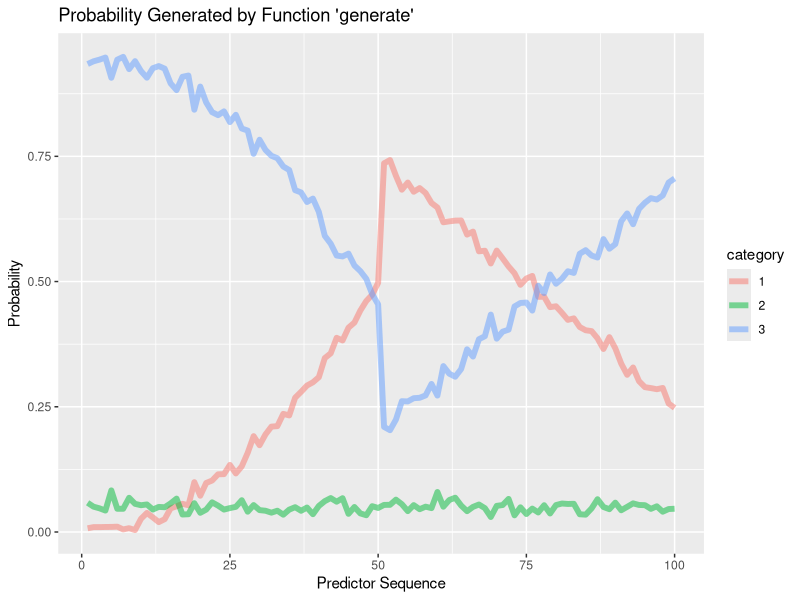
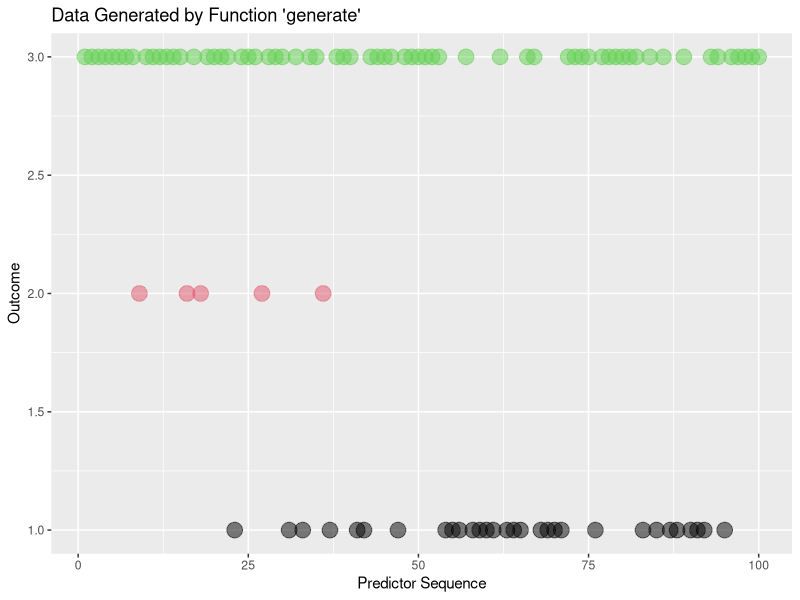
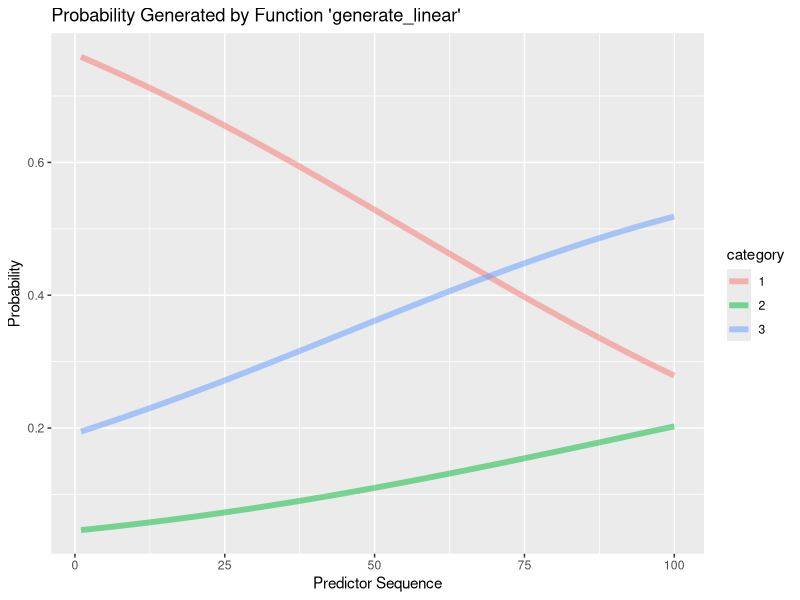
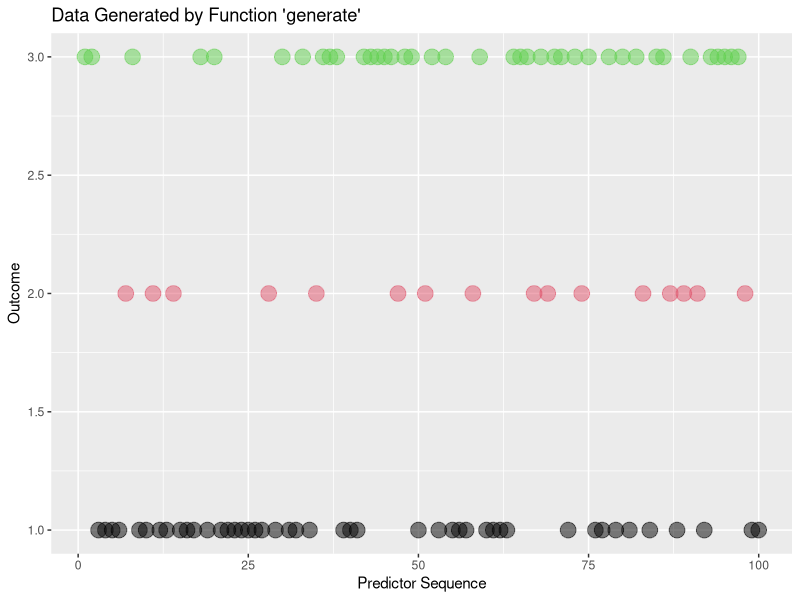

Reproduce these figures in R, in order. (Note: this script raises an error after producing the figures.)
###### simulation studies ######


################################################################
######### function for generating simulation data ##############
################################################################


############# nonlinear data ####################

generate_multinom = function(n){
  # generate 3 by n category multinomial data
  # 3 is the num of categories
  # n is num of ovservations
  
  # generate prob for category1
  x1 = seq(1,n/2,1)
  tmp1 = 0.0002*x1^2
  prob1_1 = abs(tmp1 + rnorm(n/2,0,0.01))
  x2 = seq((n/2+1),n,1)
  tmp2 = 1.25-0.01*x2
  prob1_2 = abs(tmp2+rnorm(n/2,0,0.01))
  prob1 =cbind(t(as.matrix(prob1_1)),t(as.matrix(prob1_2)))
  
  # genrate prob for category2
  x = seq(1,n,1)
  tmp3 = rep(0.05,n)
  prob2 = t(as.matrix(tmp3 + rnorm(n,0,0.01)))
  
  P = matrix(NA,3,n)
  y = matrix(NA,3,n)
  
  for(i in 1:n){
    P[1,i] = prob1[1,i]
    P[2,i] = prob2[1,i]
    P[3,i] = 1-P[1,i] - P[2,i]
    y[,i] = rmultinom(n=1,size=1,prob=P[,i])
  } 
  
  # return the probability matrix and the data
  return(list(P,y))
}

########### show the data pattern by plot ################3
n = 100
test_all = generate_multinom(n)

### probability 
test_p = test_all[[1]]
test_ct1_p = cbind(seq(1,n,1),rep(1,n),test_p[1,])
test_ct2_p = cbind(seq(1,n,1),rep(2,n),test_p[2,])
test_ct3_p = cbind(seq(1,n,1),rep(3,n),test_p[3,])
test_p = rbind(test_ct1_p,test_ct2_p,test_ct3_p)
test_p = as.data.frame(test_p)
names(test_p) = c('x','category','probability')
test_p$category = as.factor(test_p$category)
# str(test_p)

library(ggplot2)
plt_p = ggplot(data=test_p,aes(x=x,y=probability))
plt_p = plt_p+geom_line(aes(color=category),alpha=1/2,size=2)
plt_p = plt_p+labs(title="Probability Generated by Function 'generate'")
plt_p = plt_p+labs(x='Predictor Sequence')+labs(y='Probability')
plt_p

### form data for scatterplot ###
test_dat = test_all[[2]]
response = rep(0,100)
for(i in 1:100){
  for(j in 1:3){
    if(test_dat[j,i]==1){
      response[i] = j
    }
  }
}
predictor = seq(1,100)
test_dat_nonlinear=cbind(predictor,response)
test_dat_nonlinear=as.data.frame(test_dat_nonlinear)

# str(test_dat_nonlinear)

plt_dat = ggplot(data=test_dat_nonlinear,aes(x=predictor,y=response))
plt_dat = plt_dat+geom_point(color=response,alpha=1/2,size=5)
plt_dat = plt_dat+labs(title="Data Generated by Function 'generate'")
plt_dat = plt_dat+labs(x='Predictor Sequence')+labs(y='Outcome')
plt_dat

########## linear data ##############################

generate_multinom_linear= function(n){
  beta = rbind(c(1.38,-0.02),c(-1.44,0.005),c(0,0))
  x = rbind(rep(1,n),seq(1,n,1))
  o = exp(beta%*%x)
  p = matrix(NA,3,100)
  y = matrix(NA,3,100)
  for(i in 1:100){
    p[1,i] = o[1,i]/sum(o[,i])
    p[2,i] = o[2,i]/sum(o[,i])
    p[3,i] = 1-p[1,i] - p[2,i]
    y[,i] = rmultinom(1,1,p[,i])
  }
  return(list(p,y))
}

########### show the data pattern by plot #############
n = 100
test_all_l = generate_multinom_linear(n)

### probability 
test_p_l = test_all_l[[1]]
test_ct1_p_l = cbind(seq(1,n,1),rep(1,n),test_p_l[1,])
test_ct2_p_l = cbind(seq(1,n,1),rep(2,n),test_p_l[2,])
test_ct3_p_l = cbind(seq(1,n,1),rep(3,n),test_p_l[3,])
test_p_l = rbind(test_ct1_p_l,test_ct2_p_l,test_ct3_p_l)
test_p_l = as.data.frame(test_p_l)
names(test_p_l) = c('x','category','probability')
test_p_l$category = as.factor(test_p_l$category)
str(test_p_l)

library(ggplot2)
plt_p_l = ggplot(data=test_p_l,aes(x=x,y=probability))
plt_p_l = plt_p_l+geom_line(aes(color=category),alpha=1/2,size=2)
plt_p_l = plt_p_l+labs(title="Probability Generated by Function 'generate_linear'")
plt_p_l = plt_p_l+labs(x='Predictor Sequence')+labs(y='Probability')
plt_p_l

### scatter plot for linear data ###
test_dat = test_all_l[[2]]
response = rep(0,n)
for(i in 1:n){
  for(j in 1:3){
    if(test_dat[j,i]==1){
      response[i] = j
    }
  }
}
predictor = seq(1,100)
test_dat_linear=cbind(predictor,response)
test_dat_linear=as.data.frame(test_dat_linear)

plt_dat = ggplot(data=test_dat_linear,aes(x=predictor,y=response))
plt_dat = plt_dat+geom_point(color=response,alpha=1/2,size=5)
plt_dat = plt_dat+labs(title="Data Generated by Function 'generate'")
plt_dat = plt_dat+labs(x='Predictor Sequence')+labs(y='Outcome')
plt_dat

#############################################################
############# function for getting error ####################
#############################################################

get_error = function(y1,y2){
  # y1 and y2 needs to have same dimension
  error = 0
  n1 = dim(y1)[1]
  n2 = dim(y1)[2]
  
  for(i in 1:n1){
    for(j in 1:n2){
      error = error + abs(y1[i,j] - y2[i,j])
    }
  }

  return(error/(n1*n2))
}

###############################################################
############# function for simiulation ########################
###############################################################

########### Nonlinear data ##################

#### nonparametric ####
sim_nonparametric_multinom = function(N,M,K,reps=1e2){
  Err = rep(0,reps)
  for(r in 1:reps){
    f = generate_multinom(N)
    P = f[[1]] 
    Y = f[[2]]
    out = manysteps_multinom(y=Y,m=M,k=K,R=1e3,ct=3)
    if(length(out) == 1){
      Err[r] = 0
    }
    else{
      Err[r] = get_error(out[[2]],P)
    }
  }
  
  c = 0
  for(r in 1:reps){
    if(Err[r] == 0){
      c = c+1
    }
  }
  return(sum(Err)/(reps-c))
}


#### multilogit model ####
sim_multilogit = function(n,reps=1e3){
  Err = rep(0,reps)
  c = 0
  for(r in 1:reps){
    o = generate_multinom(n)
    p = o[[1]]
    y = o[[2]]
    
    # prepare data
    response = rep(0,n)
    for(i in 1:n){
      for(j in 1:3){
        if(y[j,i] == 1)
          response[i]=j
      }
    }
    
    # data
    response = as.factor(response)
    x1 = seq(1,n,1)
    
    # train model
    library(nnet)
    mod = multinom(response~x1)
    
    # est p
    prob = predict(mod,newdata=x1,'probs')
    est.prob = rbind(prob[,1],prob[,2],prob[,3])  
    Err[r] = get_error(y1=p,y2=est.prob)    
    }
    
    return(sum(Err)/(reps-c))
}



sim_multilogit_square = function(n,reps=1e3){
  Err = rep(0,reps)
  c = 0
  for(r in 1:reps){
    o = generate_multinom(n)
    p = o[[1]]
    y = o[[2]]
    
    # prepare data
    response = rep(0,n)
    for(i in 1:n){
      c = 0
      for(j in 1:3){
        if(y[j,i] == 1)
          c = j
      }
      response[i] = c
    }
    
    # data
    response = as.factor(response)
    x1 = seq(1,n,1)
    x0 = rep(1,n)
    x2 = x1^2
    x = cbind(x1,x2)
    # train model
    library(nnet)
    mod = multinom(response~x1+x2)
    
    
    # est p
    prob = predict(mod,newdata=x,'probs')
    est.prob = rbind(prob[,1],prob[,2],prob[,3])  
    Err[r] = get_error(y1=p,y2=est.prob) 
  }
  
  return(sum(Err)/(reps-c))
}


#### simulate and comparison ####

### simulate multi logit ##
sim_multilogit(n=100,reps=1e2)
sim_multilogit_square(n=100,reps=1e2)

### simulate nonparametric and compare with multi logit ###
## compare different k
# for m = 3
sim_nonparametric_multinom(N=100,M=3,K=13,reps=1e2)
sim_nonparametric_multinom(N=100,M=3,K=10,reps=1e2)
sim_nonparametric_multinom(N=100,M=3,K=8,reps=1e2)
sim_nonparametric_multinom(N=100,M=3,K=5,reps=1e2)
sim_nonparametric_multinom(N=100,M=3,K=3,reps=1e2)

# for m = 5
sim_nonparametric_multinom(N=100,M=5,K=13,reps=1e2)
sim_nonparametric_multinom(N=100,M=5,K=10,reps=1e2)
sim_nonparametric_multinom(N=100,M=5,K=8,reps=1e2)
sim_nonparametric_multinom(N=100,M=5,K=5,reps=1e2)
sim_nonparametric_multinom(N=100,M=5,K=3,reps=1e2)

# for m = 7
sim_nonparametric_multinom(N=100,M=7,K=13,reps=1e2)
sim_nonparametric_multinom(N=100,M=7,K=10,reps=1e2)
sim_nonparametric_multinom(N=100,M=7,K=8,reps=1e2)
sim_nonparametric_multinom(N=100,M=7,K=5,reps=1e2)
sim_nonparametric_multinom(N=100,M=7,K=3,reps=1e2)





########### linear data ##################

#### nonparametric ####
library(nnet)
sim_multilogit_linear = function(n,reps = 1e3){
  Err = rep(0,reps)
  c = 0
  for(r in 1:reps){
    out = generate_multinom_linear(n)
    p = out[[1]]
    y = out[[2]]
    
    # prepare data
    response = rep(0,n)
    for(i in 1:n){
      for(j in 1:3){
        if(y[j,i] == 1)
          response[i] = j
      }     
    }
    
    response = as.factor(response)
    predictor = seq(1,n)
    m = multinom(response~predictor)
    prob = predict(m,newdata=x,'probs')
    est.prob = rbind(prob[,1],prob[,2],prob[,3])    
    if(dim(est.prob)[1] == 3){
      Err[r] = get_error(y1=p,y2=est.prob)
    }
    else{
      Err[r] = 0
      c = c+1
    }
    
  }
  
  return(sum(Err)/(reps-c))
}

#### nonparametric ####

sim_nonparametric_multinom_linear = function(N,M,K,reps=1e2){
  Err = rep(0,reps)
  for(r in 1:reps){
    f = generate_multinom_linear(N)
    P = f[[1]] 
    Y = f[[2]]
    out = manysteps_multinom(y=Y,m=M,k=K,R=1e3,ct=3)
    if(length(out) == 1){
      Err[r] = 0
    }
    else{
      Err[r] = get_error(out[[2]],P)
    }
  }
  
  c = 0
  for(i in 1:reps){
    if(Err[i] == 0){
      c = c+1
    }
  }
  return(sum(Err)/(reps-c))
}

#### simulate and comparison ####

### simulate multi logit ##

sim_multilogit_linear(n=100,reps=1e3)

### simulate nonparametric and compare with multi logit ###

# for m = 3
sim_nonparametric_multinom_linear(N=100,M=3,K=10,reps=1e2)
sim_nonparametric_multinom_linear(N=100,M=3,K=8,reps=1e2)
sim_nonparametric_multinom_linear(N=100,M=3,K=5,reps=1e2)
sim_nonparametric_multinom_linear(N=100,M=3,K=3,reps=1e2)

# for m = 5
sim_nonparametric_multinom_linear(N=100,M=5,K=10,reps=1e2)
sim_nonparametric_multinom_linear(N=100,M=5,K=8,reps=1e2)
sim_nonparametric_multinom_linear(N=100,M=5,K=5,reps=1e2)
sim_nonparametric_multinom_linear(N=100,M=5,K=3,reps=1e2)

# for m = 7
sim_nonparametric_multinom_linear(N=100,M=7,K=10,reps=1e2)
sim_nonparametric_multinom_linear(N=100,M=7,K=8,reps=1e2)
sim_nonparametric_multinom_linear(N=100,M=7,K=5,reps=1e2)
sim_nonparametric_multinom_linear(N=100,M=7,K=3,reps=1e2)